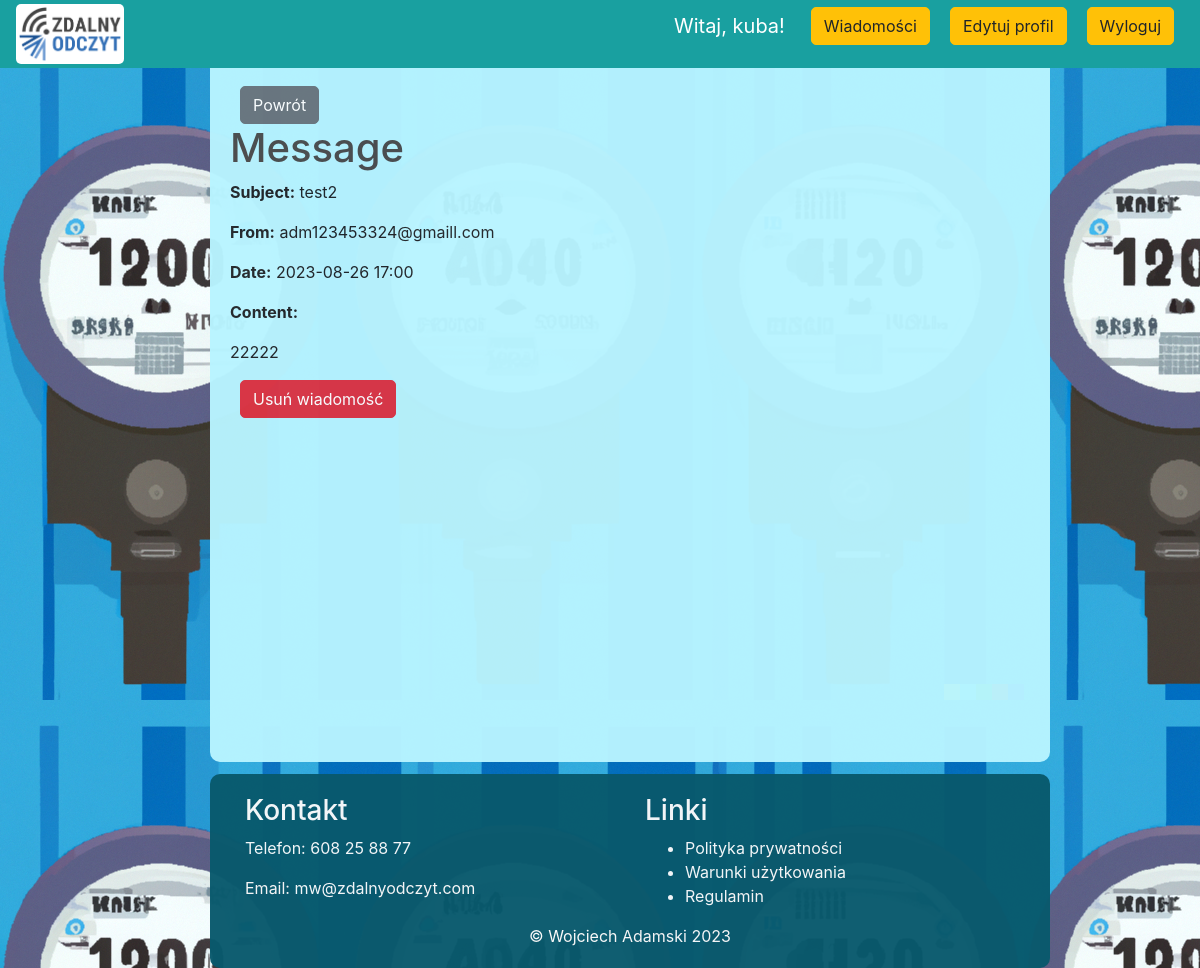
The page /message/5 (signed in) on the database its author committed.
### src/models.py (models this page shows, shortened)
class User(UserMixin, db.Model):
    id = db.Column(db.Integer, primary_key=True)
    email = db.Column(db.String(120), unique=True, index=True)
    password_hash = db.Column(db.String(128))
    is_admin = db.Column(db.Boolean, default=False)
    meters = db.relationship('Meter', backref='user', lazy='dynamic')
    is_active = db.Column(db.Boolean, default=True)
    notes = db.Column(db.Text)
    unread_messages = db.Column(db.Integer, default=0)

class Message(db.Model):
    id = db.Column(db.Integer, primary_key=True)
    sender_id = db.Column(db.Integer, db.ForeignKey('user.id'), nullable=False)
    recipient_id = db.Column(db.Integer, db.ForeignKey('user.id'), nullable=False)
    subject = db.Column(db.String(100), nullable=False)
    content = db.Column(db.Text, nullable=False)
    timestamp = db.Column(db.DateTime, default=datetime.utcnow, nullable=False)
    read = db.Column(db.Boolean, default=False, nullable=False)
    sender = db.relationship('User', foreign_keys=[sender_id], backref=backref('sent_messages', lazy=True))
    recipient = db.relationship('User', foreign_keys=[recipient_id], backref=backref('received_messages', lazy=True))

### src/routes.py (the view)
@main_routes.route('/message/<int:message_id>')
@login_required
def message(message_id):
    message = Message.query.get(message_id)
    return render_template('message.html', message=message)

### src/models.py (called while the page is built)
@login_manager.user_loader
def load_user(user_id):
    return User.query.get(int(user_id))

### templates/message.html (shortened to what this page needs)
{% extends 'base.html' %}
{% block content %}
    <button class="btn btn-secondary" onclick="goBack()">Powrót</button>
  <h1>Message</h1>
  <p><strong>Subject:</strong> {{ message.subject }}</p>
  <p><strong>From:</strong> {{ message.sender.email }}</p>
  <p><strong>Date:</strong> {{ message.timestamp.strftime('%Y-%m-%d %H:%M') }}</p>
  <p><strong>Content:</strong></p>
  <p>{{ message.content }}</p>
    <a href="{{ url_for('main_routes.delete_message', message_id=message.id) }}" class="btn btn-danger">Usuń wiadomość</a>
{% endblock %}

### templates/base.html (shortened to what this page needs)
<!DOCTYPE html>
<html>
<head>
    <link rel="stylesheet" href="https://stackpath.bootstrapcdn.com/bootstrap/4.4.1/css/bootstrap.min.css"
>
    <link rel="stylesheet" type="text/css" href="{{ url_for('static', filename='style.css')}}">
</head>
<body>
    <nav class="navbar navbar-fixed-top navbar-expand-lg navbar-dark bg-dark">
    <a class="navbar-brand" href="{{ url_for('main_routes.home') }}"><img src="{{ url_for('static', filename='img/Zdalny_Odczyt_RGB.png') }}" alt="Logo" class="logo">
        </a>
        <div class="collapse navbar-collapse" id="navbarSupportedContent">
            <ul class="navbar-nav mr-auto">
                <li class="nav-item active">
                    <a class="nav-link" href="{{ url_for('main_routes.home') }}">  <span class="sr-only">(current)</span></a>
                </li>
            </ul>
            <div class="form-inline my-2 my-lg-0">
                {% if current_user.is_authenticated %}
                    <p class="navbar-brand">Witaj, {{ current_user.email.split('@')[0] }}!</p>
                    {% if not current_user.is_admin %}
                    <p><a href="{{ url_for('main_routes.messages') }} " class="btn btn-warning">Wiadomości
                    {% endif %}
                    </a></p>
                    <p><a href="{{ url_for('main_routes.edit_account') }}" class="btn btn-warning">Edytuj profil</a></p>
                    <p><a href="{{ url_for('main_routes.logout') }} " class="btn btn-warning">Wyloguj</a></p>
                {% else %}
                    <a href="{{ url_for('main_routes.login') }}" class="btn btn-warning">Login</a>
                {% endif %}
            </div>
        </div>
</nav>
<div class="center-box">
    <br>
    {% block content %}
    {% endblock content %}
</div>
<footer class="footer no-print">
    <div class="container">
        <div class="row">
            <div class="col-md-6">
                <h3 style="color: #f9f9f9">Kontakt</h3>
                <p style="color: #f9f9f9">Telefon: 608 25 88 77</p>
                <p style="color: #f9f9f9">Email: mw@zdalnyodczyt.com</p>
            </div>
            <div class="col-md-6">
                <h3 style="color: #f9f9f9">Linki</h3>
                <ul>
                    <li style="color: #f9f9f9"><a href="#" style="color: #f9f9f9">Polityka prywatności</a></li>
                    <li style="color: #f9f9f9"><a href="#" style="color: #f9f9f9">Warunki użytkowania</a></li>
                    <li style="color: #f9f9f9"><a href="#" style="color: #f9f9f9">Regulamin</a></li>
                </ul>
            </div>
        </div>
    </div>
    <center style="color: #f9f9f9">&#169 Wojciech Adamski   2023</center>
</footer>
</body>
</html>

### static/style.css (style rules this page uses)
body { background-image: url('img/background.png'); background-attachment: fixed; }
h1,h2,h3,h4,h5,h6 { color:hsl(0, 0%, 30%); }
.bg-dark { background-color: #19a0a0 !important; }
.btn { border-radius: 5px; margin-inline: 10px; }
.center-box { margin-left: 17.5%; background-color:hsl(189, 100%, 86%) ; border-radius: 10px; opacity: 0.97; width: 70%; align-items: center; height: 100%; min-height: 720px; padding: 20px; margin-top: 3.5%; }
.footer { margin-left: 17.5%; background-color: hsl(192, 85%, 23%); border-radius: 10px; opacity: 0.97; width: 70%; align-items: center; padding: 20px; margin-top: 1%; }
.navbar { z-index: 10000; position: fixed; top: 0px; width: 100%; height: 7%; }
.logo { max-width: 150px; max-height: 60px; margin-right: 10px; border-radius: 5px; background-color: #ffffff; }

### rows shown on the page
User: email "kuba"
Message: subject "test2", timestamp "2023-08-26 17:00", content "22222"
User: sender.email "adm123453324@gmaill.com"
